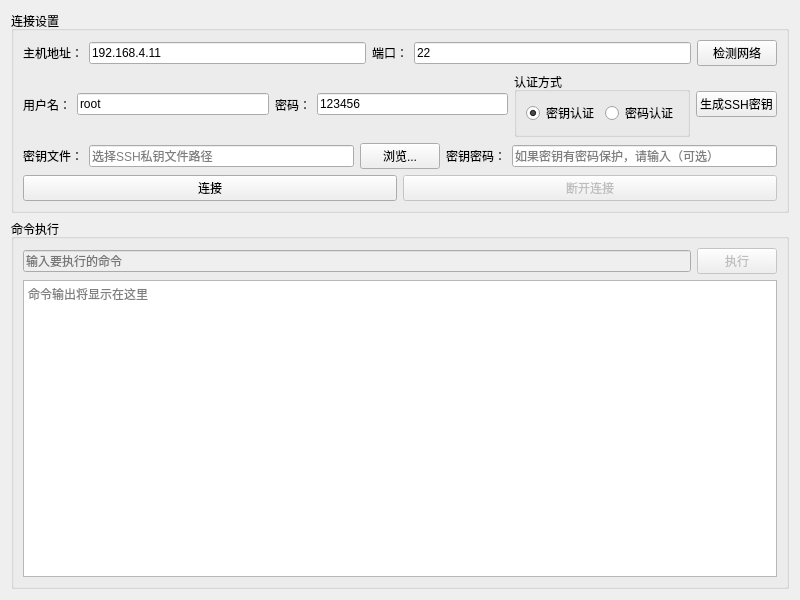
<?xml version="1.0" encoding="UTF-8"?>
<ui version="4.0">
 <class>SSHClientWidget</class>
 <widget class="SSHClientWidget" name="SSHClientWidget">
  <property name="geometry">
   <rect>
    <x>0</x>
    <y>0</y>
    <width>800</width>
    <height>600</height>
   </rect>
  </property>
  <property name="windowTitle">
   <string>SSH客户端</string>
  </property>
  <layout class="QGridLayout" name="gridLayout_4">
   <item row="0" column="0">
    <layout class="QVBoxLayout" name="verticalLayout_2">
     <item>
      <widget class="QGroupBox" name="groupBox">
       <property name="title">
        <string>连接设置</string>
       </property>
       <layout class="QGridLayout" name="gridLayout_2">
        <item row="0" column="0">
         <layout class="QHBoxLayout" name="horizontalLayout">
          <item>
           <widget class="QLabel" name="label">
            <property name="text">
             <string>主机地址：</string>
            </property>
           </widget>
          </item>
          <item>
           <widget class="QLineEdit" name="hostLineEdit">
            <property name="text">
             <string>192.168.4.11</string>
            </property>
            <property name="placeholderText">
             <string>例如：192.168.1.100</string>
            </property>
           </widget>
          </item>
          <item>
           <widget class="QLabel" name="label_2">
            <property name="text">
             <string>端口：</string>
            </property>
           </widget>
          </item>
          <item>
           <widget class="QLineEdit" name="portLineEdit">
            <property name="text">
             <string>22</string>
            </property>
           </widget>
          </item>
          <item>
           <widget class="QPushButton" name="checkNetworkButton">
            <property name="text">
             <string>检测网络</string>
            </property>
           </widget>
          </item>
         </layout>
        </item>
        <item row="1" column="0">
         <layout class="QHBoxLayout" name="horizontalLayout_2">
          <item>
           <widget class="QLabel" name="label_3">
            <property name="text">
             <string>用户名：</string>
            </property>
           </widget>
          </item>
          <item>
           <widget class="QLineEdit" name="usernameLineEdit">
            <property name="text">
             <string>root</string>
            </property>
            <property name="placeholderText">
             <string>例如：root</string>
            </property>
           </widget>
          </item>
          <item>
           <widget class="QLabel" name="label_4">
            <property name="text">
             <string>密码：</string>
            </property>
           </widget>
          </item>
          <item>
           <widget class="QLineEdit" name="passwdEdit">
            <property name="text">
             <string>123456</string>
            </property>
           </widget>
          </item>
          <item>
           <widget class="QGroupBox" name="groupBox_authMode">
            <property name="title">
             <string>认证方式</string>
            </property>
            <layout class="QGridLayout" name="gridLayout">
             <item row="0" column="0">
              <widget class="QRadioButton" name="radioButton_keyAuth">
               <property name="text">
                <string>密钥认证</string>
               </property>
               <property name="checked">
                <bool>true</bool>
               </property>
              </widget>
             </item>
             <item row="0" column="1">
              <widget class="QRadioButton" name="radioButton_passwordAuth">
               <property name="text">
                <string>密码认证</string>
               </property>
              </widget>
             </item>
            </layout>
           </widget>
          </item>
          <item>
           <widget class="QPushButton" name="generateKeyButton">
            <property name="toolTip">
             <string>生成新的SSH密钥对</string>
            </property>
            <property name="text">
             <string>生成SSH密钥</string>
            </property>
            <property name="icon">
             <iconset>
              <normaloff>:/icons/key.png</normaloff>:/icons/key.png</iconset>
            </property>
           </widget>
          </item>
         </layout>
        </item>
        <item row="2" column="0">
         <layout class="QHBoxLayout" name="horizontalLayout_3">
          <item>
           <widget class="QLabel" name="keyFileLabel">
            <property name="text">
             <string>密钥文件：</string>
            </property>
           </widget>
          </item>
          <item>
           <widget class="QLineEdit" name="keyFileLineEdit">
            <property name="placeholderText">
             <string>选择SSH私钥文件路径</string>
            </property>
           </widget>
          </item>
          <item>
           <widget class="QPushButton" name="browseKeyFileButton">
            <property name="text">
             <string>浏览...</string>
            </property>
            <property name="icon">
             <iconset>
              <normaloff>:/icons/folder.png</normaloff>:/icons/folder.png</iconset>
            </property>
           </widget>
          </item>
          <item>
           <widget class="QLabel" name="keyPasswordLabel">
            <property name="text">
             <string>密钥密码：</string>
            </property>
           </widget>
          </item>
          <item>
           <widget class="QLineEdit" name="keyPasswordLineEdit">
            <property name="echoMode">
             <enum>QLineEdit::Password</enum>
            </property>
            <property name="placeholderText">
             <string>如果密钥有密码保护，请输入（可选）</string>
            </property>
           </widget>
          </item>
         </layout>
        </item>
        <item row="3" column="0">
         <layout class="QHBoxLayout" name="horizontalLayout_4">
          <item>
           <widget class="QPushButton" name="connectButton">
            <property name="text">
             <string>连接</string>
            </property>
           </widget>
          </item>
          <item>
           <widget class="QPushButton" name="disconnectButton">
            <property name="enabled">
             <bool>false</bool>
            </property>
            <property name="text">
             <string>断开连接</string>
            </property>
           </widget>
          </item>
         </layout>
        </item>
       </layout>
      </widget>
     </item>
     <item>
      <widget class="QGroupBox" name="groupBox_2">
       <property name="title">
        <string>命令执行</string>
       </property>
       <layout class="QGridLayout" name="gridLayout_3">
        <item row="0" column="0">
         <layout class="QVBoxLayout" name="verticalLayout">
          <item>
           <layout class="QHBoxLayout" name="horizontalLayout_5">
            <item>
             <widget class="QLineEdit" name="commandLineEdit">
              <property name="enabled">
               <bool>false</bool>
              </property>
              <property name="placeholderText">
               <string>输入要执行的命令</string>
              </property>
             </widget>
            </item>
            <item>
             <widget class="QPushButton" name="executeButton">
              <property name="enabled">
               <bool>false</bool>
              </property>
              <property name="text">
               <string>执行</string>
              </property>
             </widget>
            </item>
           </layout>
          </item>
          <item>
           <widget class="QPlainTextEdit" name="outputTextEdit">
            <property name="readOnly">
             <bool>true</bool>
            </property>
            <property name="placeholderText">
             <string>命令输出将显示在这里</string>
            </property>
           </widget>
          </item>
         </layout>
        </item>
       </layout>
      </widget>
     </item>
    </layout>
   </item>
  </layout>
 </widget>
 <customwidgets>
  <customwidget>
   <class>SSHClientWidget</class>
   <extends>QWidget</extends>
   <header>sshclientwidget.h</header>
   <container>1</container>
  </customwidget>
 </customwidgets>
 <resources/>
 <connections/>
</ui>
